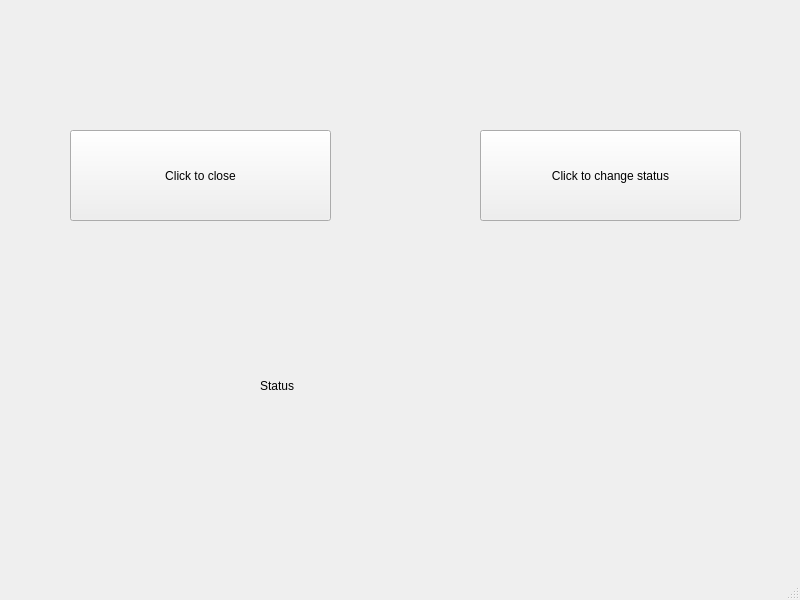
<?xml version="1.0" encoding="UTF-8"?>
<ui version="4.0">
 <class>MainWindow</class>
 <widget class="QMainWindow" name="MainWindow">
  <property name="geometry">
   <rect>
    <x>0</x>
    <y>0</y>
    <width>800</width>
    <height>600</height>
   </rect>
  </property>
  <property name="windowTitle">
   <string>MainWindow</string>
  </property>
  <widget class="QWidget" name="centralwidget">
   <widget class="QPushButton" name="pushButton1">
    <property name="geometry">
     <rect>
      <x>70</x>
      <y>130</y>
      <width>261</width>
      <height>91</height>
     </rect>
    </property>
    <property name="text">
     <string>Click to close</string>
    </property>
   </widget>
   <widget class="QPushButton" name="pushButton2">
    <property name="geometry">
     <rect>
      <x>480</x>
      <y>130</y>
      <width>261</width>
      <height>91</height>
     </rect>
    </property>
    <property name="text">
     <string>Click to change status</string>
    </property>
   </widget>
   <widget class="QLabel" name="label">
    <property name="geometry">
     <rect>
      <x>260</x>
      <y>340</y>
      <width>271</width>
      <height>91</height>
     </rect>
    </property>
    <property name="text">
     <string>Status</string>
    </property>
   </widget>
  </widget>
  <widget class="QMenuBar" name="menubar">
   <property name="geometry">
    <rect>
     <x>0</x>
     <y>0</y>
     <width>800</width>
     <height>22</height>
    </rect>
   </property>
  </widget>
  <widget class="QStatusBar" name="statusbar"/>
 </widget>
 <resources/>
 <connections>
  <connection>
   <sender>pushButton1</sender>
   <signal>clicked()</signal>
   <receiver>MainWindow</receiver>
   <slot>close()</slot>
   <hints>
    <hint type="sourcelabel">
     <x>207</x>
     <y>207</y>
    </hint>
    <hint type="destinationlabel">
     <x>297</x>
     <y>325</y>
    </hint>
   </hints>
  </connection>
 </connections>
</ui>
